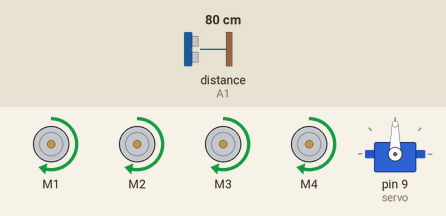
Recording of a sketch running on a simulated Arduino Uno, built with avr-gcc and run on an emulated ATmega328P. On the bench: 4 × DC motor (green arrow = forward, orange = backward, longer = faster), servo. Wiring (inferred from the names in the program): ultrasonic range finder: trigger A0; echo A1. The test bench sets the inputs (shaded band); at power-on: distance to the obstacle (sensor on A1) 80 cm. The echo pulse lasts 58.3 µs per cm; what the sketch prints to the serial monitor is not drawn.

Above: at 2.4 s.
2.5 s: distance to the obstacle (sensor on A1) set to 46 cm
4.3 s: distance to the obstacle (sensor on A1) set to 39 cm
At 6.27 s:
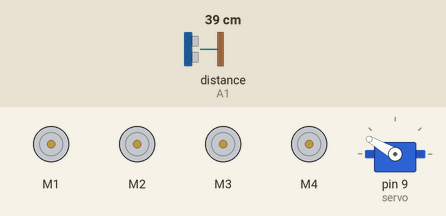
At 7.9 s:
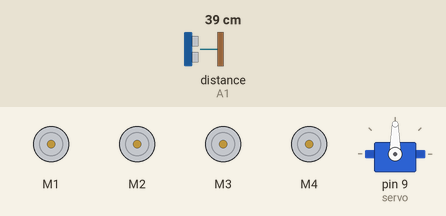
Timing chart, 0 to 15.0 s (numbered marks = the images above; inputs shaded):
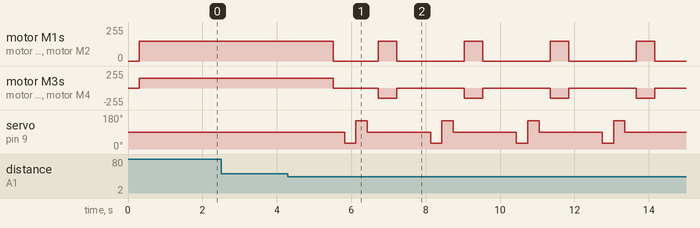

The sketch:

L293D_Arduino_motor_driver_shield_with_servo_ultrasonic.ino
```cpp
#include <AFMotor.h>
#include<Servo.h>

AF_DCMotor motor1(1);
AF_DCMotor motor2(2);
AF_DCMotor motor3(3);
AF_DCMotor motor4(4);
Servo  servo;
int trig=A0;
int echo=A1;
long time;
int straightDistance;
int leftDistance;
int rightDistance;

void setup() {
  // put your setup code here, to run once:
  motor1.setSpeed(150);
  motor2.setSpeed(150);
  motor3.setSpeed(150);
  motor4.setSpeed(150);
  servo.attach(9);
  servo.write(90);
  pinMode(trig, OUTPUT);
  pinMode(echo, INPUT);
  Serial.begin(9600);
}

void loop() {
  // put your main code here, to run repeatedly:
  servo.write(90);
  delay(300);
  //Distance Read
  digitalWrite(trig,LOW);
  delayMicroseconds(2);
  digitalWrite(trig,HIGH);
  delayMicroseconds(10);
  digitalWrite(trig,LOW);

  time=pulseIn(echo,HIGH);

  straightDistance=time*0.034/2;

  Serial.println("Straight Distance-");
  Serial.print(straightDistance);
//Radar Scan
if (straightDistance>40){

  motor1.run(FORWARD);
  motor2.run(FORWARD);
  motor3.run(FORWARD);
  motor4.run(FORWARD);
  delay(1000);
}else{

  motor1.run(RELEASE);
  motor2.run(RELEASE);
  motor3.run(RELEASE);
  motor4.run(RELEASE);
  delay(300);

  servo.write(30);
  delay(300);
  //Distance Read
  digitalWrite(trig,LOW);
  delayMicroseconds(2);
  digitalWrite(trig,HIGH);
  delayMicroseconds(10);
  digitalWrite(trig,LOW);

  time=pulseIn(echo,HIGH);

  leftDistance=time*0.034/2;

  Serial.println("Left Distance-");
  Serial.print(leftDistance);

  servo.write(150);
  delay(300);
  //Distance Read
  digitalWrite(trig,LOW);
  delayMicroseconds(2);
  digitalWrite(trig,HIGH);
  delayMicroseconds(10);
  digitalWrite(trig,LOW);

  time=pulseIn(echo,HIGH);

  rightDistance=time*0.034/2;

  Serial.println("Right Distance-");
  Serial.print(rightDistance);

  servo.write(90);
  delay(300);

if (leftDistance> rightDistance){

  motor1.run(BACKWARD);
  motor2.run(BACKWARD);
  motor3.run(FORWARD);
  motor4.run(FORWARD);
  delay(500);
}else{

  motor1.run(FORWARD);
  motor2.run(FORWARD);
  motor3.run(BACKWARD);
  motor4.run(BACKWARD);
  delay(500);
}
  motor1.run(RELEASE);
  motor2.run(RELEASE);
  motor3.run(RELEASE);
  motor4.run(RELEASE);
  delay(300);
}

}
```

Measured:
- the behaviour switches between 42 and 41 cm on distance to the obstacle (sensor on A1) (found by bisection; images 0 and 1)
- after the input at 2.5 s, every drawn part: stays the same
- after the input at 4.3 s, motor M1, motor M2: forward 150/255 → stopped after 1.2 s, then repeats every 2.3 s: forward 150/255 0.50 s, stopped 1.8 s
